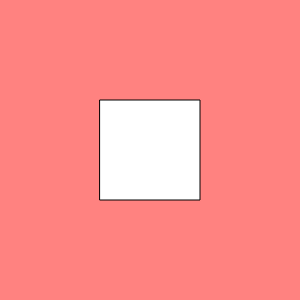
Frame 1 (no input)
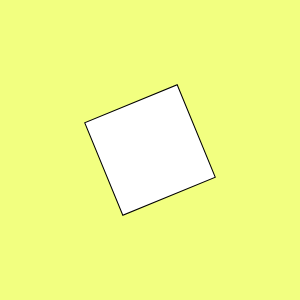
Frame 60 (no input)
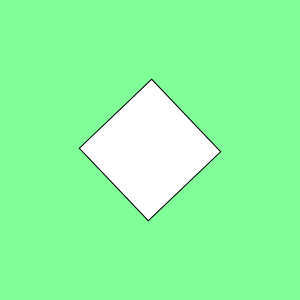
Frame 120 (the mouse pressed at the canvas centre since frame 60)

The p5.js sketch that drew these frames (run headless with seeded random() and noise() and a simulated clock; from frame 60 on, the mouse is pressed at the canvas centre):

// p5.js sketch
// ── sketch.js
let angle = 0;
let colorOffset = 0;

function setup() {
  createCanvas(300, 300);
}

function draw() {
  colorMode(HSB, 360, 100, 100);  // Switching to HSB color mode
  background((colorOffset + frameCount) % 360, 50, 100);  // Shifting background color
  
  translate(width / 2, height / 2);
  rotate(angle);
  rect(-50, -50, 100, 100);
  
  angle += 0.02;
  colorOffset += 0.1;
}
